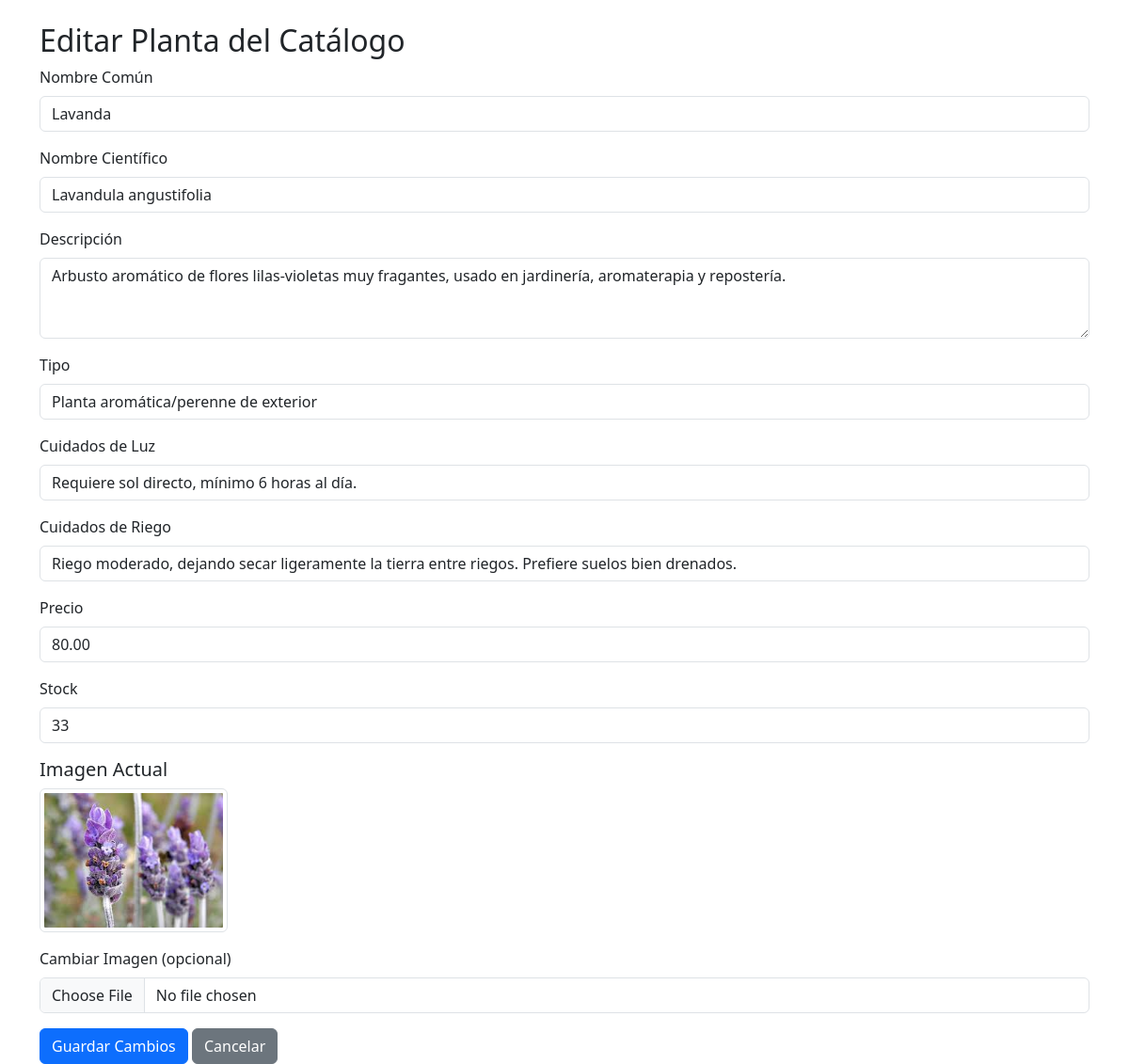
Page /admin/editar_planta.php?id=3 (signed in) on the committed database.
### tables this page shows
CREATE TABLE `plantas` (
  `id` int(11) NOT NULL,
  `nombre_comun` varchar(100) NOT NULL,
  `nombre_cientifico` varchar(100) DEFAULT NULL,
  `descripcion` text DEFAULT NULL,
  `tipo` varchar(50) DEFAULT NULL,
  `cuidados_luz` varchar(100) DEFAULT NULL,
  `cuidados_riego` varchar(100) DEFAULT NULL,
  `precio` decimal(10,2) NOT NULL DEFAULT 0.00,
  `stock` int(11) NOT NULL DEFAULT 0,
  `imagen_url` varchar(255) DEFAULT NULL
);

### models/Planta.php (called while the page is built, shortened)
<?php
class Planta {
    private $conn;
    private $table_name = "plantas";
    public $id;
    public function __construct($db) {
        $this->conn = $db;
    }
    function leerUno() {
        $query = "SELECT * FROM " . $this->table_name . " WHERE id = ? LIMIT 1";
        $stmt = $this->conn->prepare($query);
        $stmt->bindParam(1, $this->id);
        $stmt->execute();
        $row = $stmt->fetch(PDO::FETCH_ASSOC);
        if($row) {
            $this->nombre_comun = $row['nombre_comun'];
            $this->nombre_cientifico = $row['nombre_cientifico'];
            $this->descripcion = $row['descripcion'];
            $this->tipo = $row['tipo'];
            $this->cuidados_luz = $row['cuidados_luz'];
            $this->cuidados_riego = $row['cuidados_riego'];
            $this->precio = $row['precio'];
            $this->stock = $row['stock'];
            $this->imagen_url = $row['imagen_url'];
        }
    }
}
?>

### admin/editar_planta.php (the view, shortened to what this page needs)
<?php
include_once '../models/Planta.php';
$database = new Database();
$db = $database->connect();
$planta = new Planta($db);
if ($_SERVER["REQUEST_METHOD"] == "POST") {
    $imagen_url_db = $_POST['imagen_actual'];
    if (isset($_FILES["imagen"]) && $_FILES["imagen"]["error"] == 0) {
        $target_dir = "../uploads/";
        $image_name = uniqid() . '_' . basename($_FILES["imagen"]["name"]);
        $target_file = $target_dir . $image_name;
        if (move_uploaded_file($_FILES["imagen"]["tmp_name"], $target_file)) {
            $imagen_url_db = "uploads/" . $image_name;
            if (!empty($_POST['imagen_actual'])) {
                unlink('../' . $_POST['imagen_actual']);
            }
        }
    }
    $planta->id = $_POST['id'];
    $planta->nombre_comun = $_POST['nombre_comun'];
    $planta->nombre_cientifico = $_POST['nombre_cientifico'];
    $planta->descripcion = $_POST['descripcion'];
    $planta->tipo = $_POST['tipo'];
    $planta->cuidados_luz = $_POST['cuidados_luz'];
    $planta->cuidados_riego = $_POST['cuidados_riego'];
    $planta->precio = $_POST['precio'];
    $planta->stock = $_POST['stock'];
    $planta->imagen_url = $imagen_url_db;
    if ($planta->actualizar()) {
        header("Location: dashboard.php");
        exit();
    } else {
        $error_message = "No se pudo actualizar la planta.";
    }
}
else if (isset($_GET['id'])) {
    $planta->id = $_GET['id'];
    $planta->leerUno();
} else {
    header("Location: dashboard.php");
    exit();
}
?>
<!DOCTYPE html>
<html lang="es">
<head>
    <link href="https://cdn.jsdelivr.net/npm/bootstrap@5.3.2/dist/css/bootstrap.min.css" rel="stylesheet">
</head>
<body>
    <div class="container mt-4">
        <h2>Editar Planta del Catálogo</h2>
        <form action="editar_planta.php" method="POST" enctype="multipart/form-data">
            <div class="mb-3">
                <label for="nombre_comun" class="form-label">Nombre Común</label>
                <input type="text" class="form-control" id="nombre_comun" name="nombre_comun" value="<?php echo htmlspecialchars($planta->nombre_comun); ?>" required>
            </div>
            <div class="mb-3">
                <label for="nombre_cientifico" class="form-label">Nombre Científico</label>
                <input type="text" class="form-control" id="nombre_cientifico" name="nombre_cientifico" value="<?php echo htmlspecialchars($planta->nombre_cientifico); ?>">
            </div>
            <div class="mb-3">
                <label for="descripcion" class="form-label">Descripción</label>
                <textarea class="form-control" id="descripcion" name="descripcion" rows="3"><?php echo htmlspecialchars($planta->descripcion); ?></textarea>
            </div>
             <div class="mb-3">
                <label for="tipo" class="form-label">Tipo</label>
                <input type="text" class="form-control" id="tipo" name="tipo" value="<?php echo htmlspecialchars($planta->tipo); ?>" required>
            </div>
            <div class="mb-3">
                <label for="cuidados_luz" class="form-label">Cuidados de Luz</label>
                <input type="text" class="form-control" id="cuidados_luz" name="cuidados_luz" value="<?php echo htmlspecialchars($planta->cuidados_luz); ?>">
            </div>
            <div class="mb-3">
                <label for="cuidados_riego" class="form-label">Cuidados de Riego</label>
                <input type="text" class="form-control" id="cuidados_riego" name="cuidados_riego" value="<?php echo htmlspecialchars($planta->cuidados_riego); ?>">
            </div>
             <div class="mb-3">
                <label for="precio" class="form-label">Precio</label>
                <input type="number" step="0.01" class="form-control" id="precio" name="precio" value="<?php echo htmlspecialchars($planta->precio); ?>" required>
            </div>
             <div class="mb-3">
                <label for="stock" class="form-label">Stock</label>
                <input type="number" class="form-control" id="stock" name="stock" value="<?php echo htmlspecialchars($planta->stock); ?>" required>
            </div>
            <div class="mb-3">
                <h5>Imagen Actual</h5>
                <?php if(!empty($planta->imagen_url)): ?>
                    <img src="../<?php echo htmlspecialchars($planta->imagen_url); ?>" alt="Imagen actual" class="img-thumbnail" style="max-width: 200px;">
                <?php else: ?>
                    <p>No hay imagen asignada.</p>
                <?php endif; ?>
            </div>
             <div class="mb-3">
                <label for="imagen" class="form-label">Cambiar Imagen (opcional)</label>
                <input type="file" class="form-control" id="imagen" name="imagen">
            </div>
            <button type="submit" class="btn btn-primary">Guardar Cambios</button>
            <a href="dashboard.php" class="btn btn-secondary">Cancelar</a>
        </form>
    </div>
</body>
</html>

### rows in the picture
plantas: nombre_comun "Lavanda", nombre_cientifico "Lavandula angustifolia", descripcion "Arbusto aromático de flores lilas-violetas muy fragantes, usado en jardinería, aromaterapia y repostería.", tipo "Planta aromática/perenne de exterior", cuidados_luz "Requiere sol directo, mínimo 6 horas al día.", cuidados_riego "Riego moderado, dejando secar ligeramente la tierra entre riegos. Prefiere suelos bien drenados.", precio "80.00", stock "33", imagen_url (picture)
